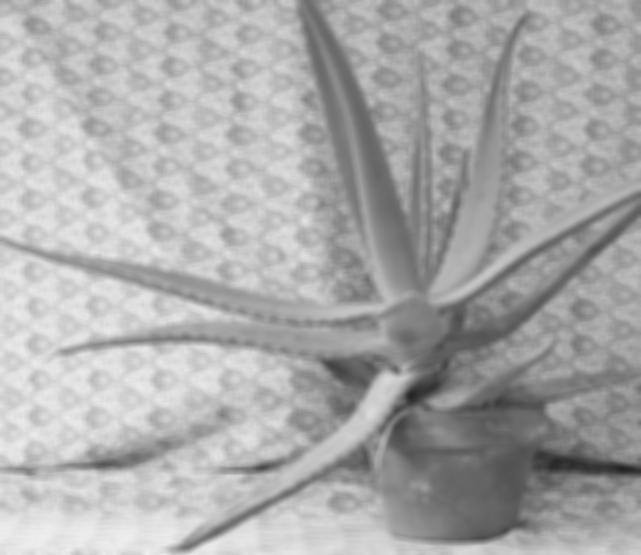
//> input picture ConsoleApplication2/L.png, 1282 x 1110 px, given in place of view0.png, which was not available (shown at 1/2 size)
$ ./ConsoleApplication1   (built with g++ and OpenCV 4)
//> lines starting //> are read from the running program, lines starting //| are printed output that depends on the picture; pictures that were not available may be replaced by others from this repository, and a replacement may not be noted
#include "opencv2/core/core.hpp"
#include "opencv2/calib3d/calib3d.hpp"
#include <opencv2/highgui/highgui.hpp>
#include <opencv2/imgproc/imgproc.hpp>
//#include "opencv2/contrib/contrib.hpp"
#include <stdio.h>
#include <string.h>
#include <tchar.h>
#include <iostream>
#include<opencv2/imgproc/types_c.h>
#include<opencv2/opencv.hpp>
#include <opencv2/calib3d.hpp>
#include <opencv2/calib3d/calib3d.hpp>
#include<algorithm>

using namespace std;
using namespace cv;
//测试示例
/*
Mat downscale(Mat img, int bits)
{
	blur(img, img, Size(3, 3), Point(-1, -1), 4);
	for (int i = 0; i < img.rows; i++)
	{
		for (int j = 0; j < img.cols; j++)
		{*/
			/*img.at<cv::Vec3b>(i, j)[0] = (int)(img.at<cv::Vec3b>(i, j)[0] / pow(2, bits)) * pow(2, bits);
			img.at<cv::Vec3b>(i, j)[1] = (int)(img.at<cv::Vec3b>(i, j)[1] / pow(2, bits)) * pow(2, bits);
			img.at<cv::Vec3b>(i, j)[2] = (int)(img.at<cv::Vec3b>(i, j)[2] / pow(2, bits)) * pow(2, bits);*/

			//img.at<uchar>(i, j) = (int)(img.at<uchar>(i, j) / pow(2, bits)) * pow(2, bits);

			//right.at<cv::Vec3b>(i, j)[0] = (int)(right.at<cv::Vec3b>(i, j)[0] / pow(2, bits)) * pow(2, bits);
			//right.at<cv::Vec3b>(i, j)[1] = (int)(right.at<cv::Vec3b>(i, j)[1] / pow(2, bits)) * pow(2, bits);
			//right.at<cv::Vec3b>(i, j)[2] = (int)(right.at<cv::Vec3b>(i, j)[2] / pow(2, bits)) * pow(2, bits);
		/*}
	}
	return img;
}*/


//取得size * size 大小的模板，size 為奇數
Mat get_template(Mat img, int anchor_y, int anchor_x, int size)
{
	Mat temp = Mat(size, size, CV_8UC1);
	if (anchor_x < size / 2 && anchor_y < size / 2) //錨點過於左上的情況
	{
		for (int i = 0; i < anchor_y + size / 2 + 1; i++)
		{
			for (int j = 0; j < anchor_x + size / 2 + 1; j++)
			{
				temp.at<uchar>(i + size / 2 - anchor_y, j + size / 2 - anchor_x) = img.at<uchar>(i, j);
			}
		}
	}
	else if (anchor_x > img.cols - 1 - size / 2 && anchor_y < size / 2) //錨點過於右上的情況
	{
		for (int i = 0; i < anchor_y + size / 2; i++)
		{
			for (int j = anchor_x - size / 2; j < img.cols; j++)
			{
				temp.at<uchar>(i + size / 2 - anchor_y, j - (anchor_x - size / 2)) = img.at<uchar>(i, j);
			}
		}
	}
	else if (anchor_x < size / 2 && anchor_y > img.rows - 1 - size / 2) //錨點過於左下的情況
	{
		for (int i = anchor_y - size / 2; i < img.rows; i++)
		{
			for (int j = 0; j < anchor_x + size / 2; j++)
			{
				temp.at<uchar>(i - (anchor_y - size / 2), j + size / 2 - anchor_x) = img.at<uchar>(i, j);
			}
		}
	}
	else if (anchor_x > img.cols - 1 - size / 2 && anchor_y > img.rows - 1 - size / 2) //錨點過於右下的情況
	{
		for (int i = anchor_y - size / 2; i < img.rows; i++)
		{
			for (int j = anchor_x - size / 2; j < img.cols; j++)
			{
				temp.at<uchar>(i - (anchor_y - size / 2), j - (anchor_x - size / 2)) = img.at<uchar>(i, j);
			}
		}
	}
	else if (anchor_x < size / 2) //錨點過於往左的情況
	{
		for (int i = anchor_y - size / 2; i < anchor_y + size / 2 + 1; i++)
		{
			for (int j = 0; j < anchor_x + size / 2 + 1; j++)
			{
				temp.at<uchar>(i - (anchor_y - size / 2), j + size / 2 - anchor_x) = img.at<uchar>(i, j);
			}
		}
	}
	else if (anchor_y < size / 2) //錨點過於往上的情況
	{
		for (int i = 0; i < anchor_y + size / 2 + 1; i++)
		{
			for (int j = anchor_x - size / 2; j < anchor_x + size / 2 + 1; j++)
			{
				temp.at<uchar>(i + size / 2 - anchor_y, j - (anchor_x - size / 2)) = img.at<uchar>(i, j);
			}
		}
	}
	else if (anchor_x > img.cols - 1 - size / 2) //錨點過於往右的情況
	{
		for (int i = anchor_y - size / 2; i < anchor_y + size / 2 + 1; i++)
		{
			for (int j = anchor_x - size / 2; j < img.cols; j++)
			{
				temp.at<uchar>(i - (anchor_y - size / 2), j - (anchor_x - size / 2)) = img.at<uchar>(i, j);
			}
		}
	}
	else if (anchor_y > img.rows - 1 - size / 2) //錨點過於往下的情況
	{
		for (int i = anchor_y - size / 2; i < img.rows; i++)
		{
			for (int j = anchor_x - size / 2; j < anchor_x + size / 2 + 1; j++)
			{
				temp.at<uchar>(i - (anchor_y - size / 2), j - (anchor_x - size / 2)) = img.at<uchar>(i, j);
			}
		}
	}
	//錨點在邊緣以外的情況
	else if (anchor_x >= size / 2 && anchor_y >= size / 2 && anchor_x <= img.cols - 1 - size / 2 && anchor_y <= img.rows - 1 - size / 2)
	{
		for (int i = anchor_y - size / 2; i < anchor_y + size / 2; i++)
		{
			for (int j = anchor_x - size / 2; j < anchor_x + size / 2; j++)
			{
				temp.at<uchar>(i - (anchor_y - size / 2), j - (anchor_x - size / 2)) = img.at<uchar>(i, j);
			}
		}
	}
	return temp;

}

void calDisp(Mat imgL, Mat imgR, Mat& imgDisparity8U, int trim_x, int temp_size)
{
	vector<double> profile(imgR.cols - trim_x);
	for (int i = 0; i < imgL.rows; i++)
	{

		for (int j = trim_x; j < imgL.cols; j++)
		{
			Mat tempL = get_template(imgL, i, j, temp_size);
			int sum_tempL = 0;
			int	sum_sq_tempL = 0;
			for (int k = 0; k < temp_size; k++) //sum of tempL
			{
				for (int l = 0; l < temp_size; l++)
				{
					sum_tempL += tempL.at<uchar>(k, l);
				}
			}
			for (int k = 0; k < temp_size; k++) //sum of squared tempL
			{
				for (int l = 0; l < temp_size; l++)
				{
					sum_sq_tempL += pow(tempL.at<uchar>(k, l), 2);
				}
			}
			/*now we have template from left image,
			* next we will compare it to templates from right image
			* those on the same x-axis as anchor point*/
			int profile_index = 0;
			for (int n = j - 40; n < j; n++)
			{
				if (n < 0)
				{
					n = 0;
				}
				else if (n > imgR.cols)
				{
					break;
				}
				Mat tempR = get_template(imgR, i, n, temp_size);
				int sum_tempR = 0;
				int sum_sq_tempR = 0;
				int sum_sq_diff = 0;
				for (int k = 0; k < temp_size; k++) //sum of tempR
				{
					for (int l = 0; l < temp_size; l++)
					{
						sum_tempR += tempR.at<uchar>(k, l);
					}
				}
				for (int k = 0; k < temp_size; k++) //sum of squared tempR
				{
					for (int l = 0; l < temp_size; l++)
					{
						sum_sq_tempR += pow(tempR.at<uchar>(k, l), 2);
					}
				}
				/*calculation
				* referenced to CV_TM_SQDIFF_NORMED */
				for (int k = 0; k < temp_size; k++) //sum of squared tempR
				{
					for (int l = 0; l < temp_size; l++)
					{
						sum_sq_diff += pow(tempL.at<uchar>(k, l) - tempR.at<uchar>(k, l), 2);
					}
				}
				double R = sum_sq_diff / (sqrt(sum_sq_tempL) * sqrt(sum_sq_tempR));
				profile[profile_index] = R;
				profile_index++;
			}
			double min = *min_element(profile.begin(), profile.begin() + profile_index);
			int min_index = min_element(profile.begin(), profile.begin() + profile_index) - profile.begin();
			int dispval = profile_index -min_index;
			if (dispval < 0)
			{
				dispval = 0;
			}
			else if (dispval > 255)
			{
				dispval = 255;
			}
			imgDisparity8U.at<uchar>(i, j) = dispval;
			profile_index = 0;
		}
	}
}

Mat intensity_correct(Mat& imgDisparity8U)
{
	Mat DenseMap = Mat(imgDisparity8U.rows, imgDisparity8U.cols - 12, CV_8UC1);
	double minVal;
	double maxVal;
	Point minLoc;
	Point maxLoc;
	for (int i = 0; i < DenseMap.rows; i++)
	{
		for (int j = 0; j < DenseMap.cols; j++)
		{
			DenseMap.at<uchar>(i, j) = imgDisparity8U.at<uchar>(i, j + 12);
		}
	}
	//blur(DenseMap, DenseMap, Size(3, 3), Point(-1, -1), 4);
	for (int i = 0; i < DenseMap.rows; i++)
	{
		for (int j = 0; j < DenseMap.cols; j++)
		{
			double pxv = double(DenseMap.at<uchar>(i, j)) / 255;
			double gamma = 0.6;
			double corrected = pow(pxv, gamma) * 255;
			corrected = corrected * 3.5;
			DenseMap.at<uchar>(i, j) = corrected;
		}
	}
	return DenseMap;
}

int main()
{
	//—读取图像
	Mat imgL = imread("view0.png", 0);
//> imgL is the input picture: 1110 rows x 1282 cols, CV_8UC1; min 33, max 240, mean 170.3
	Mat imgR = imread("view1.png", 0);
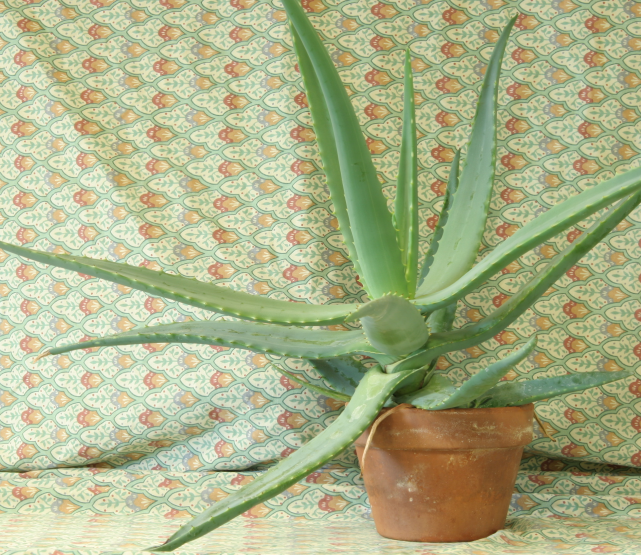
//> input picture ConsoleApplication2/view1.png, 1282 x 1110 px (shown at 1/2 size)
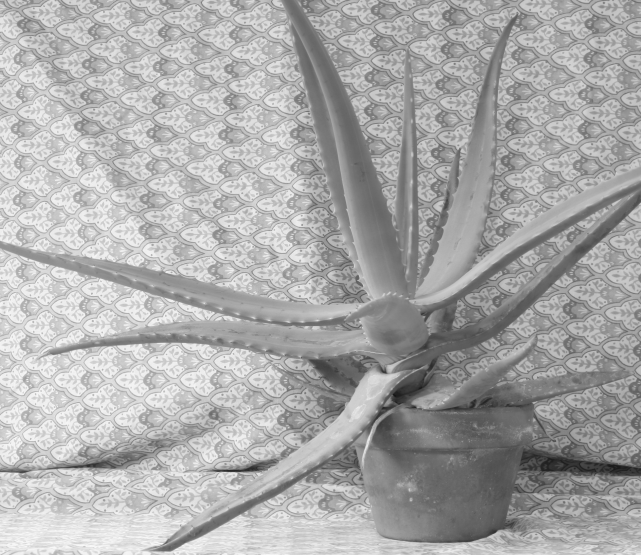
//> imgR: 1110 rows x 1282 cols, CV_8UC1 (shown at 1/2 size); min 18, max 252, mean 170.3
	//—And create the image in which we will save our disparities
	Mat imgDisparity8U = Mat(imgL.rows / 2, imgL.cols / 2, CV_8UC1);

	/*Mat left = downscale(imgL, 4);
	Mat right = downscale(imgR, 4);*/

	resize(imgL, imgL, Size(imgL.cols / 2, imgL.rows / 2), INTER_LINEAR);
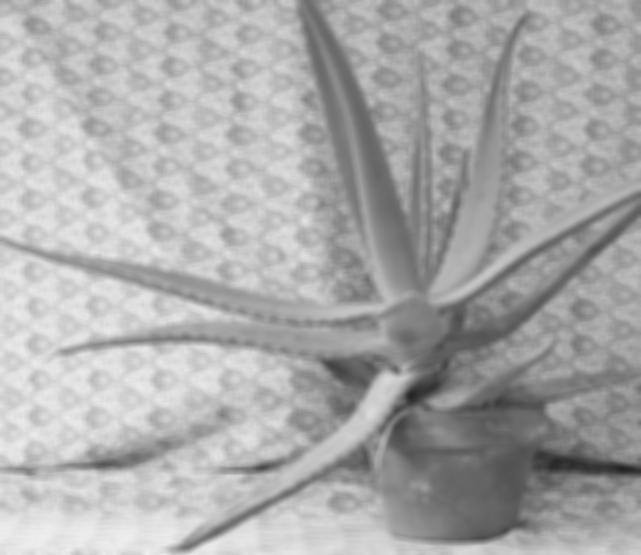
//> imgL: 555 rows x 641 cols, CV_8UC1; min 34, max 240, mean 170.4
	resize(imgR, imgR, Size(imgR.cols / 2, imgR.rows / 2), INTER_LINEAR);
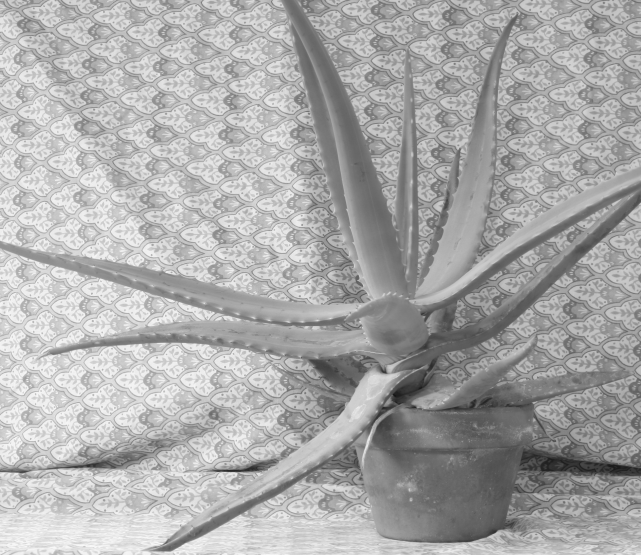
//> imgR: 555 rows x 641 cols, CV_8UC1; min 22, max 249, mean 170.4
	calDisp(imgL, imgR, imgDisparity8U, 12, 7);
//> after the loop in calDisp, `for (int i = 0; i < imgL.rows; i++)`:
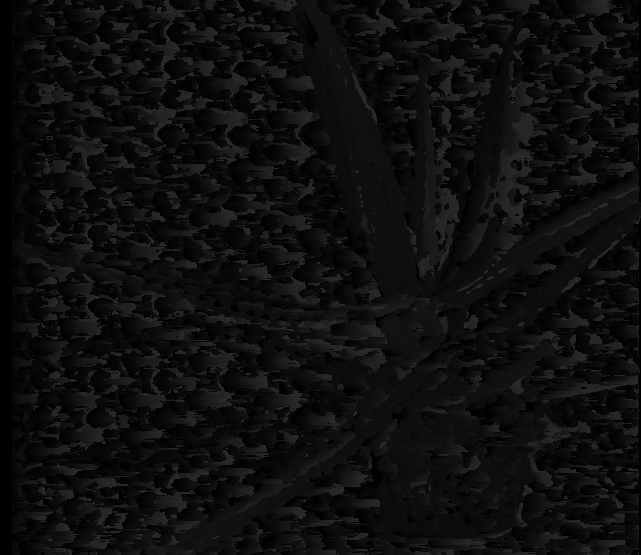
//> imgDisparity8U: 555 rows x 641 cols, CV_8UC1; min 0, max 40, mean 14.2
//> after the loop in calDisp, `for (int i = 0; i < imgL.rows; i++)`: profile = 629 values, max 0.634 at index 36, min 0 at index 40, mean 0.0359
	imshow("imgL", imgL);
	imshow("imgR", imgR);
	imshow("disparity", imgDisparity8U);
	Mat DenseMap = intensity_correct(imgDisparity8U);
//> after the loop in intensity_correct, `for (int i = 0; i < DenseMap.rows; i++)`:
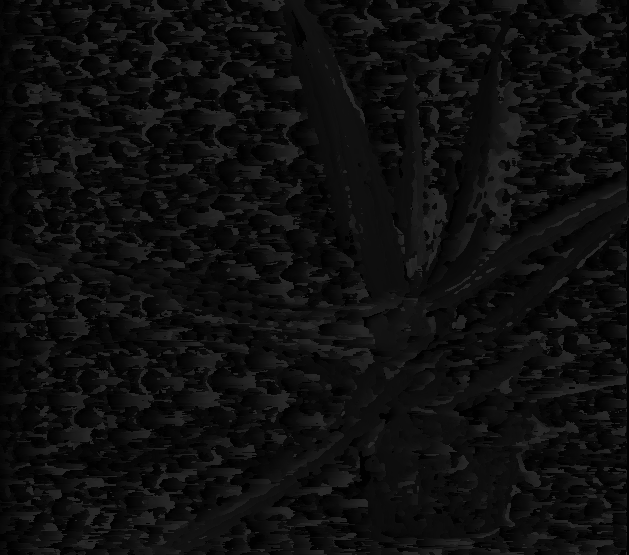
//> DenseMap: 555 rows x 629 cols, CV_8UC1; min 1, max 40, mean 14.4
//> after the loop in intensity_correct, `for (int i = 0; i < DenseMap.rows; i++)`:
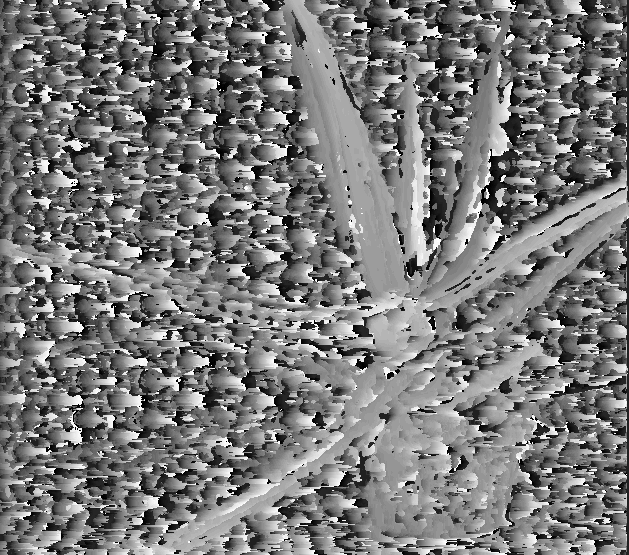
//> DenseMap: 555 rows x 629 cols, CV_8UC1; min 0, max 252, mean 121
	imshow("Dense Map", DenseMap);
	imwrite("imgL.png", imgL);
	imwrite("imgR.png", imgR);
	imwrite("disparity.png", imgDisparity8U);
	imwrite("Dense Map.png", DenseMap);
	waitKey();
}
